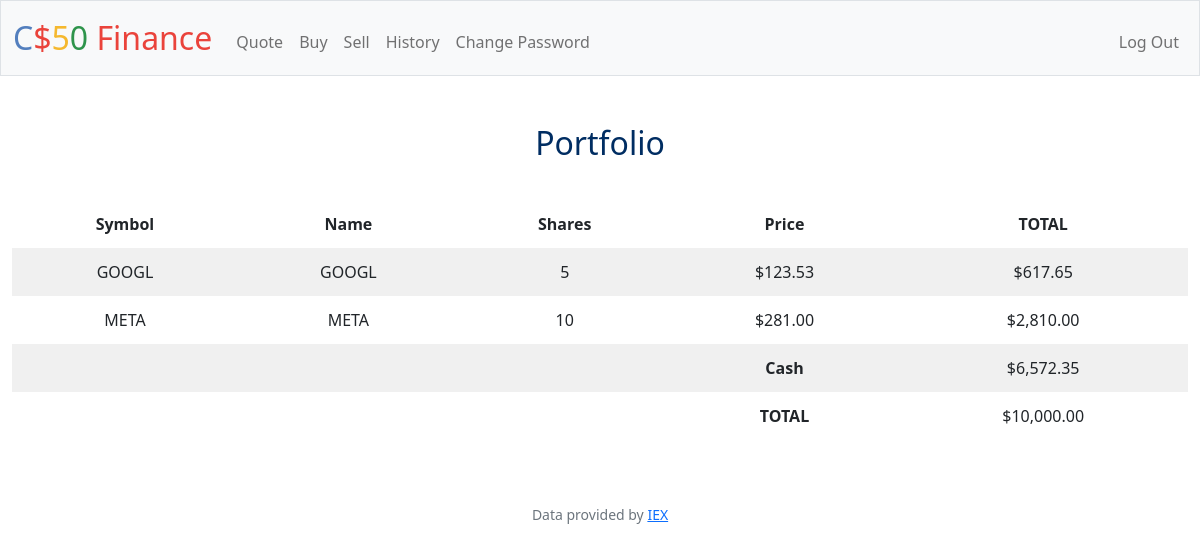
The page / (signed in) on the database its author committed.
### tables this page shows
CREATE TABLE user_portfolio(
    id INTEGER PRIMARY KEY AUTOINCREMENT NOT NULL,
    person_id INTEGER NOT NULL,
    stock_symbol TEXT NOT NULL,
    number_of_stocks INTEGER NOT NULL,
    price_per_share REAL NOT NULL,
    total_price REAL NOT NULL,
    FOREIGN KEY (person_id) REFERENCES users(id));

CREATE TABLE users (id INTEGER PRIMARY KEY AUTOINCREMENT NOT NULL, username TEXT NOT NULL, hash TEXT NOT NULL, cash NUMERIC NOT NULL DEFAULT 10000.00);

### app.py (the view)
@app.route("/")
@login_required
def index():
    cashs = db.execute("SELECT cash FROM users WHERE id = ?;", session["user_id"])
    cash = cashs[0]["cash"]
    details = db.execute("SELECT * FROM user_portfolio WHERE person_id = ?;", session["user_id"])
    sum = db.execute("SELECT SUM(total_price) FROM user_portfolio WHERE person_id = ?;", session["user_id"])
    price = sum[0]["SUM(total_price)"]
    if price == None:
        grand_total = cash
    else:
        grand_total = price + cash
    return render_template("index.html", details=details, cash=cash, grand_total=grand_total)

### app.py (called while the page is built)
@app.after_request
def after_request(response):
    response.headers["Cache-Control"] = "no-cache, no-store, must-revalidate"
    response.headers["Expires"] = 0
    response.headers["Pragma"] = "no-cache"
    return response

### helpers.py (called while the page is built)
def login_required(f):
    @wraps(f)
    def decorated_function(*args, **kwargs):
        if session.get("user_id") is None:
            return redirect("/login")
        return f(*args, **kwargs)
    return decorated_function

def usd(value):
    return f"${value:,.2f}"

### templates/index.html (shortened to what this page needs)
{% extends "layout.html" %}
{% block main %}
    <h2>Portfolio</h2>
    <table>
        <thead>
            <tr style="font-weight: bold;">
                <td>Symbol</td>
                <td>Name</td>
                <td>Shares</td>
                <td>Price</td>
                <td>TOTAL</td>
            </tr>
        </thead>
        <tbody>
            {% for d in details %}
            <tr>
                <td>{{d["stock_symbol"]}}</td>
                <td>{{d["stock_symbol"]}}</td>
                <td>{{d["number_of_stocks"]}}</td>
                <td>{{d["price_per_share"] | usd}}</td>
                <td>{{d["total_price"] | usd}}</td>
            </tr>
            {% endfor %}
            <tr>
                <td></td>
                <td></td>
                <td></td>
                <td style="font-weight: bold;">Cash</td>
                <td>{{cash | usd}}</td>
            </tr>
            <tr>
                <td></td>
                <td></td>
                <td></td>
                <td style="font-weight: bold;">TOTAL</td>
                <td>{{grand_total | usd}}</td>
            </tr>
        </tbody>
    </table>
{% endblock %}

### templates/layout.html (shortened to what this page needs)
<!DOCTYPE html>
<html lang="en">
    <head>
        <link href="https://cdn.jsdelivr.net/npm/bootstrap@5.1.3/dist/css/bootstrap.min.css" rel="stylesheet">
        <link href="/static/styles.css" rel="stylesheet">
    </head>
    <body>
        <nav class="bg-light border navbar navbar-expand-md navbar-light">
            <div class="container-fluid">
                <a class="navbar-brand" href="/"><span class="blue">C</span><span class="red">$</span><span class="yellow">5</span><span class="green">0</span> <span class="red">Finance</span></a>
                <div class="collapse navbar-collapse" id="navbar">
                    {% if session["user_id"] %}
                        <ul class="navbar-nav me-auto mt-2">
                            <li class="nav-item"><a class="nav-link" href="/quote">Quote</a></li>
                            <li class="nav-item"><a class="nav-link" href="/buy">Buy</a></li>
                            <li class="nav-item"><a class="nav-link" href="/sell">Sell</a></li>
                            <li class="nav-item"><a class="nav-link" href="/history">History</a></li>
                            <li class="nav-item"><a class="nav-link" href="/change_password">Change Password</a></li>
                        </ul>
                        <ul class="navbar-nav ms-auto mt-2">
                            <li class="nav-item"><a class="nav-link" href="/logout">Log Out</a></li>
                        </ul>
                    {% else %}
                        <ul class="navbar-nav ms-auto mt-2">
                            <li class="nav-item"><a class="nav-link" href="/register">Register</a></li>
                            <li class="nav-item"><a class="nav-link" href="/login">Log In</a></li>
                        </ul>
                    {% endif %}
                </div>
            </div>
        </nav>
        <main class="container-fluid py-5 text-center">
            {% block main %}{% endblock %}
        </main>
        <footer class="mb-5 small text-center text-muted">
            Data provided by <a href="https://iexcloud.io/">IEX</a>
        </footer>
    </body>
</html>

### static/styles.css (style rules this page uses)
nav .navbar-brand { font-size: xx-large; }
nav .navbar-brand .blue { color: #537fbe; }
nav .navbar-brand .red { color: #ea433b; }
nav .navbar-brand .yellow { color: #f5b82e; }
nav .navbar-brand .green { color: #2e944b; }
h1, h2 { padding: 0px 0px 30px 0px; color: #002D62; }

### rows shown on the page
user_portfolio: stock_symbol "GOOGL", number_of_stocks "5", price_per_share "$123.53", total_price "$617.65"
user_portfolio: stock_symbol "META", number_of_stocks "10", price_per_share "$281.00", total_price "$2,810.00"
users: cash "$6,572.35"

### other values the page prints
{{ grand_total | usd }} "$10,000.00"
